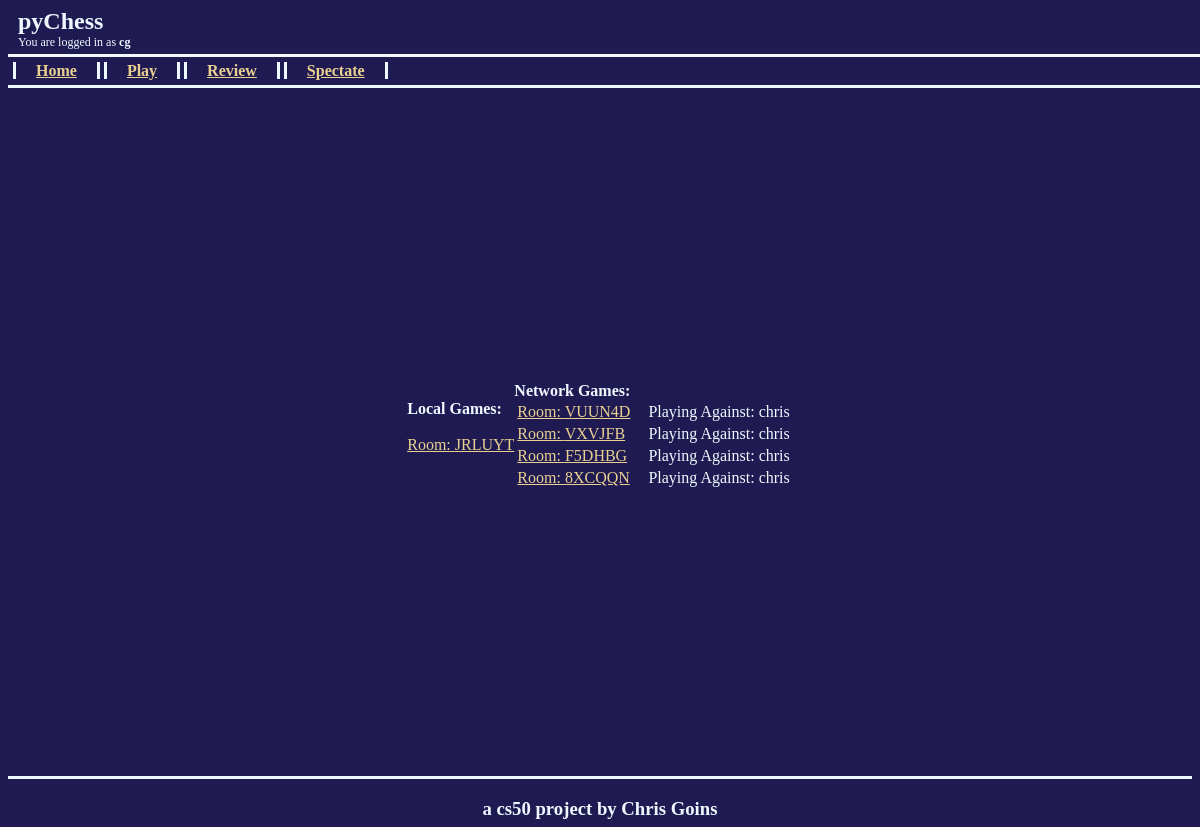
/ (signed in), run on an earlier commit of the app's database.
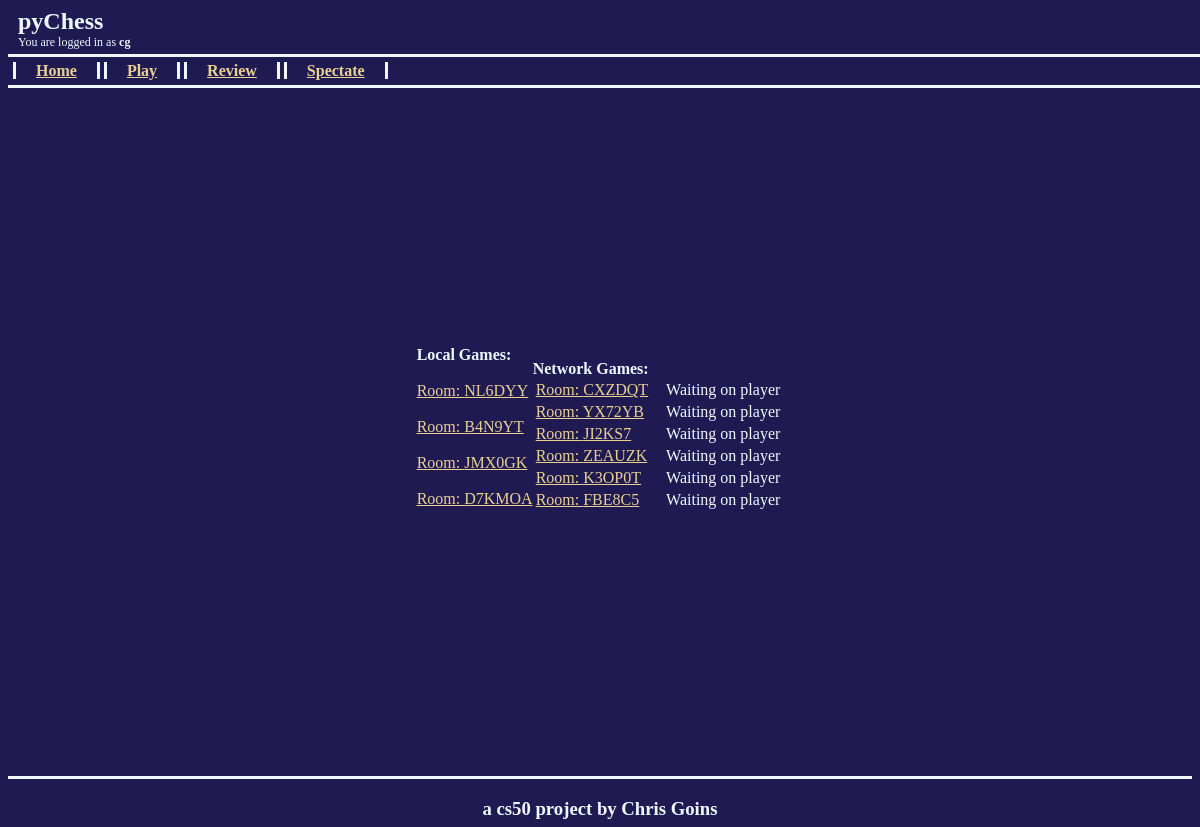
And on a later commit of the database.
### pychess/models.py (models this page shows)
class User(AbstractUser):
    pass

class Game(models.Model):
    roomCode = models.CharField(max_length=6, unique=True, null=True, blank=True)
    player1 = models.ForeignKey(User, on_delete=models.CASCADE, related_name="player1")
    player2 = models.ForeignKey(User, on_delete=models.CASCADE, related_name="player2", null=True, blank=True)
    isActive = models.BooleanField()
    winner = models.ForeignKey(User, on_delete=models.CASCADE, related_name="winner", null=True, blank=True)

### pychess/views.py (the view)
# urls.py: path("", views.index, name="index"),
def index(request):
    if request.user.is_authenticated:
        localGames = Game.objects.filter(player1 = request.user, player2 = request.user)
        networkGames = []
        netGameQuery = Game.objects.filter(player1 = request.user).exclude(player2 = request.user)
        for game in netGameQuery:
            networkGames.append(game)
        netGameQuery = Game.objects.filter(player2 = request.user).exclude(player1 = request.user)
        for game in netGameQuery:
            networkGames.append(game)
        return render(request, 'pychess/index.html', {'localGames':localGames, 'networkGames':networkGames})
    else:
        return render(request, 'pychess/index.html')

### pychess/templates/pychess/index.html (shortened to what this page needs)
{% extends "pychess/layout.html" %}
{% block body %}
    <div class="centeredContent">
    {% if localGames or networkGames %}
        {% if localGames %}
            <div style="display:flex; flex-direction: column;">
                <Strong>Local Games: </Strong>
                <br>
                {% for game in localGames %}
                    <a href="{% url 'localGame' %}?room={{game.roomCode}}">Room: {{ game.roomCode }}</a><br>
                {% endfor %}
            </div>
            <br><br>
        {% endif %}
        {% if networkGames %}
            <div style="display:flex; flex-direction: column;">
            <Strong>Network Games: </Strong>
            <table>
            {% for game in networkGames %}
                <tr>
                    <td style="padding-right: 15px;">
                        <a href="{% url 'networkGame' %}?room={{game.roomCode}}">Room: {{ game.roomCode }}</a>
                    </td>
                    <td>
                        {% if game.player2%}
                            {% if request.user == game.player1 %}
                                Playing Against: {{ game.player2 }}
                            {% else %}
                                Playing Against: {{ game.player1 }}
                            {% endif %}
                        {% else %}
                            Waiting on player
                        {% endif %}
                    </td>
                </tr>
            {% endfor %}
            </table>
            </div>
        {% endif %}
    {% else %}
        No Active Games
    {% endif %}
    </div>
{% endblock %}

### pychess/templates/pychess/layout.html (shortened to what this page needs)
{% load static %}
<!DOCTYPE html>
<html lang="en">
    <head>
        <link rel="stylesheet" href="{% static 'pychess/styles.css' %}">
    </head>
    <body>
        <div class="header">
            <div class="mainHeading">pyChess</div>
            {% if user.is_authenticated %}
                <div class="subHeading">
                    You are logged in as <strong>{{ user }}</strong>
                </div>
            {% else %}
                <div class="subHeading">
                    You are not logged in
                </div>
            {% endif %}
            <div class="navbar">
                <a class="navlink" href="{% url 'index' %}">Home</a>
                {% if user.is_authenticated %}
                    <a class="navlink" href="{% url 'play' %}">Play</a>
                    <a class="navlink" href="{% url 'review' %}">Review</a>
                    <a class="navlink" href="{% url 'spectate' %}">Spectate</a>
                {% else %}
                    <a class="navlink" href="{% url 'login' %}">Login</a>
                    <a class="navlink" href="{% url 'register' %}">Register</a>
                    <a class="navlink" href="{% url 'spectate' %}">Spectate</a>
                {% endif %}
            </div>
        </div>
        <div class="content">
        {% block body %}
        {% endblock %}
        </div>
        <div class="footer">
            <h3>a cs50 project by Chris Goins</h3>
        </div>
    </body>
</html>

### pychess/static/pychess/styles.css (style rules this page uses)
body { background-color: rgb(31, 27, 82); }
a { color:rgb(233, 208, 145); }
.header { height:10vh; width:100%; min-height:80px; min-width:1008px; color:aliceblue; position: relative; float: left; margin-bottom: 1vh; }
.mainHeading { position:relative; font-size: max(24px,3vh); font-weight: bold; text-indent:10px; float:left; }
.subHeading { float:left; clear:both; font-size: max(12px,1.5vh); text-indent: 10px; }
.navbar { clear:both; border-bottom: solid; border-top: solid; border-color: aliceblue; width:100%; position:absolute; bottom:0; padding:5px; }
.navlink { padding-left:20px; padding-right:20px; font-weight:bold; border-left: solid; border-right:solid; border-color:aliceblue; }
.footer { height:5vh; min-height:24px; min-width:1008px; text-align: center; color:aliceblue; border-top:solid; border-color:aliceblue; }
.content { clear:both; height: 85vh; min-height:412px; min-width:1008px; color:aliceblue; }
.centeredContent { height:85vh; min-height:412px; min-width:1008px; display:flex; justify-content: center; align-items: center; }

What changed in the data, as far as the page shows it:
removed Game: roomCode "JRLUYT"
removed Game: roomCode "VUUN4D", player2 "chris"
removed Game: roomCode "VXVJFB", player2 "chris"
removed Game: roomCode "F5DHBG", player2 "chris"
removed Game: roomCode "8XCQQN", player2 "chris"
added Game: roomCode "NL6DYY"
added Game: roomCode "B4N9YT"
added Game: roomCode "JMX0GK"
added Game: roomCode "D7KMOA"
added Game: roomCode "CXZDQT", shows "Waiting on player"
added Game: roomCode "YX72YB", shows "Waiting on player"
added Game: roomCode "JI2KS7", shows "Waiting on player"
added Game: roomCode "ZEAUZK", shows "Waiting on player"
added Game: roomCode "K3OP0T", shows "Waiting on player"
added Game: roomCode "FBE8C5", shows "Waiting on player"
